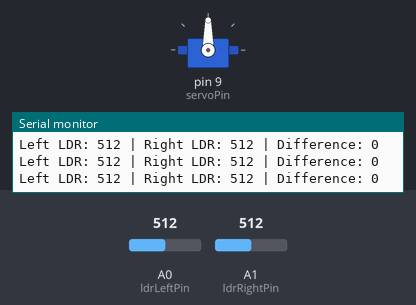
This sketch was run on a simulated Arduino Uno, built with avr-gcc and run on an emulated ATmega328P. Shown: servo, the last lines printed to the serial monitor. Inputs (shaded band) come from the test bench; at power-on: A0 (ldrLeftPin) = 512, A1 (ldrRightPin) = 512.

Above: at 2.2 s.
2.3 s: A0 (ldrLeftPin) set to 520
5.3 s: A0 (ldrLeftPin) set to 538
At 5.94 s:
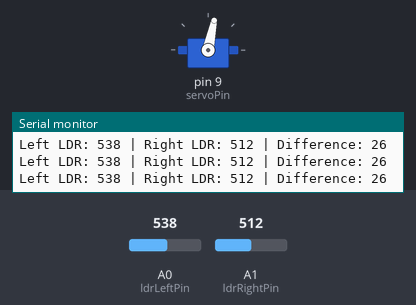
8.3 s: A1 (ldrRightPin) set to 529
At 8.3 s:
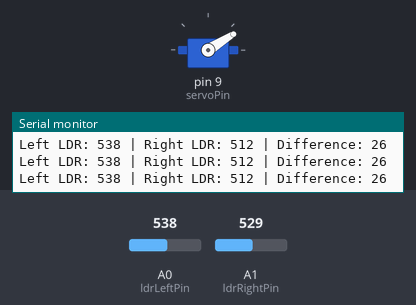
11.3 s: A1 (ldrRightPin) set to 511
At 13.3 s:
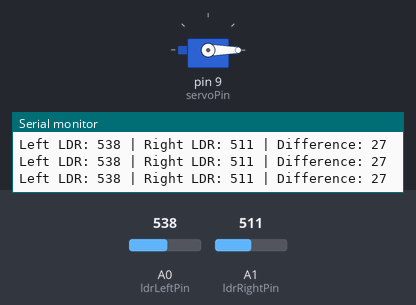
Timing chart, 0 to 14.8 s (numbered marks = the images above; inputs shaded):
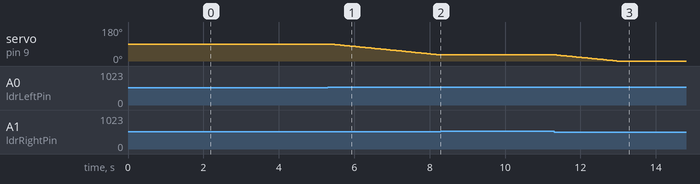

The sketch:

Solar_Tracker.ino
```cpp
#include <Servo.h>

Servo trackerServo;

const int ldrLeftPin = A0;
const int ldrRightPin = A1;
const int servoPin = 9;

int ldrLeftValue = 0;
int ldrRightValue = 0;
int servoAngle = 90;

const int threshold = 15;

void setup() {
  Serial.begin(9600);
  trackerServo.attach(servoPin);
  trackerServo.write(servoAngle);
  delay(1000);
}

void loop() {
  ldrLeftValue = analogRead(ldrLeftPin);
  ldrRightValue = analogRead(ldrRightPin);

  int difference = abs(ldrLeftValue - ldrRightValue);

  Serial.print("Left LDR: ");
  Serial.print(ldrLeftValue);
  Serial.print(" | Right LDR: ");
  Serial.print(ldrRightValue);
  Serial.print(" | Difference: ");
  Serial.println(difference);

  if (difference > threshold) {
    if (ldrLeftValue > ldrRightValue) {
      servoAngle--;
    } else if (ldrRightValue > ldrLeftValue) {
      servoAngle++;
    }
  }

  servoAngle = constrain(servoAngle, 0, 180);
  trackerServo.write(servoAngle);

  delay(20);
}
```

Measured:
- the behaviour switches between 527 and 528 on A0 (ldrLeftPin) (found by bisection; images 0 and 1)
- the behaviour switches between 522 and 523 on A1 (ldrRightPin) (found by bisection; images 1 and 2)
- after the input at 5.3 s, servo on pin 9 (servoPin): moves from 90° to 32° over 2.9 s, starting after 0.08 s
- after the input at 8.3 s, servo on pin 9 (servoPin): stays 32° (without the input it goes to 31° after 0.03 s)
- after the input at 11.3 s, servo on pin 9 (servoPin): moves from 32° to 0° over 1.6 s, starting after 0.08 s
